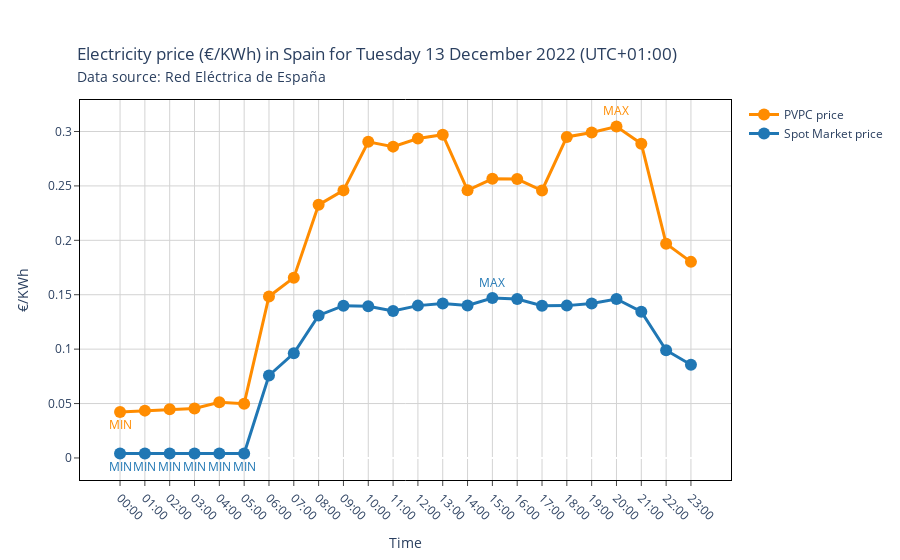

Here is the notebook cell this chart was saved with:
### Markdown cell above
# Create chart

### Code cell
fig = go.Figure()

fig.update_layout(
    title={
        "text": f'{title}<br><span style="font-size: 14px">{source}</span>',
        "yref": "paper",
        "y": 1,
        "yanchor": "bottom",
        "pad": {"l": 77, "b": 40},
        "x": 0,
        "xanchor": "left"
    },
    plot_bgcolor="white",
    xaxis={
        "title": "Time",
        "fixedrange": True,
        "showline": True,
        "mirror": True,
        "linecolor": "black",
        "gridcolor": "lightgrey",
        "ticks": "outside",
        "tickangle": 45
    },
    yaxis={
        "title": unit_label,
        "fixedrange": True,
        "showline": True,
        "mirror": True,
        "linecolor": "black",
        "gridcolor": "lightgrey",
        "ticks": "outside"
    }
)

hover_tem = "Time: &nbsp;%{x}<br>Price: &nbsp;%{y} " + unit_label
spot_hover_tem = "<b>Spot Market</b><br>" + hover_tem
pvpc_hover_tem = "<b>PVPC</b><br>" + hover_tem

# Spot market prices
spot_sca = go.Scatter(
    x=spot_df["time"],
    y=spot_df["value"],
    mode="lines+markers+text",
    text=spot_df["text"],
    line={"width": 3, "color": "#2077b4"},
    marker={"size": 12, "color": "#2077b4"},
    textposition=spot_df["text_position"],
    textfont={"color": "#2077b4"},
    name="Spot Market price",
    hovertemplate=spot_hover_tem,
    hoverlabel={"namelength": 0}
)

# PVPC prices
pvpc_sca = go.Scatter(
    x=pvpc_df["time"],
    y=pvpc_df["value"],
    mode="lines+markers+text",
    text=pvpc_df["text"],
    line={"width": 3, "color": "#ff8c00"},
    marker={"size": 12, "color": "#ff8c00"},
    textposition=pvpc_df["text_position"],
    textfont={"color": "#ff8c00"},
    name="PVPC price",
    hovertemplate=pvpc_hover_tem,
    hoverlabel={"namelength": 0}
)

fig.add_traces([pvpc_sca, spot_sca])
conf = {"displayModeBar": False}

fig.show(config=conf)

### Figure 1 — Plotly figure (JSON) as saved in the notebook; plotly's stock layout.template omitted (floating-point values rounded to 4 significant figures)
{"data": [{"hoverlabel": {"namelength": 0}, "hovertemplate": "<b>PVPC</b><br>Time: &nbsp;%{x}<br>Price: &nbsp;%{y} €/KWh", "line": {"color": "#ff8c00", "width": 3}, "marker": {"color": "#ff8c00", "size": 12}, "mode": "lines+markers+text", "name": "PVPC price", "text": ["MIN", null, null, null, null, null, null, null, null, null, null, null, null, null, null, null, null, null, null, null, "MAX", null, null, null], "textfont": {"color": "#ff8c00"}, "textposition": ["bottom center", "top center", "top center", "top center", "top center", "top center", "top center", "top center", "top center", "top center", "top center", "top center", "top center", "top center", "top center", "top center", "top center", "top center", "top center", "top center", "top center", "top center", "top center", "top center"], "type": "scatter", "x": ["00:00", "01:00", "02:00", "03:00", "04:00", "05:00", "06:00", "07:00", "08:00", "09:00", "10:00", "11:00", "12:00", "13:00", "14:00", "15:00", "16:00", "17:00", "18:00", "19:00", "20:00", "21:00", "22:00", "23:00"], "y": [0.0423, 0.0435, 0.0448, 0.0454, 0.0511, 0.0499, 0.1484, 0.1657, 0.2326, 0.2459, 0.2905, 0.2861, 0.2936, 0.2971, 0.246, 0.2565, 0.2563, 0.2458, 0.295, 0.2991, 0.3046, 0.2888, 0.1969, 0.1802]}, {"hoverlabel": {"namelength": 0}, "hovertemplate": "<b>Spot Market</b><br>Time: &nbsp;%{x}<br>Price: &nbsp;%{y} €/KWh", "line": {"color": "#2077b4", "width": 3}, "marker": {"color": "#2077b4", "size": 12}, "mode": "lines+markers+text", "name": "Spot Market price", "text": ["MIN", "MIN", "MIN", "MIN", "MIN", "MIN", null, null, null, null, null, null, null, null, null, "MAX", null, null, null, null, null, null, null, null], "textfont": {"color": "#2077b4"}, "textposition": ["bottom center", "bottom center", "bottom center", "bottom center", "bottom center", "bottom center", "top center", "top center", "top center", "top center", "top center", "top center", "top center", "top center", "top center", "top center", "top center", "top center", "top center", "top center", "top center", "top center", "top center", "top center"], "type": "scatter", "x": ["00:00", "01:00", "02:00", "03:00", "04:00", "05:00", "06:00", "07:00", "08:00", "09:00", "10:00", "11:00", "12:00", "13:00", "14:00", "15:00", "16:00", "17:00", "18:00", "19:00", "20:00", "21:00", "22:00", "23:00"], "y": [0.0041, 0.0041, 0.0041, 0.0041, 0.0041, 0.0041, 0.0758, 0.0962, 0.131, 0.1399, 0.1395, 0.1351, 0.14, 0.142, 0.1401, 0.147, 0.1461, 0.1399, 0.14, 0.142, 0.1461, 0.1344, 0.099, 0.0856]}], "layout": {"plot_bgcolor": "white", "title": {"pad": {"b": 40, "l": 77}, "text": "Electricity price (€/KWh) in Spain for Tuesday 13 December 2022 (UTC+01:00)<br><span style=\"font-size: 14px\">Data source: Red Eléctrica de España</span>", "x": 0, "xanchor": "left", "y": 1, "yanchor": "bottom", "yref": "paper"}, "xaxis": {"fixedrange": true, "gridcolor": "lightgrey", "linecolor": "black", "mirror": true, "showline": true, "tickangle": 45, "ticks": "outside", "title": {"text": "Time"}}, "yaxis": {"fixedrange": true, "gridcolor": "lightgrey", "linecolor": "black", "mirror": true, "showline": true, "ticks": "outside", "title": {"text": "€/KWh"}}}}
